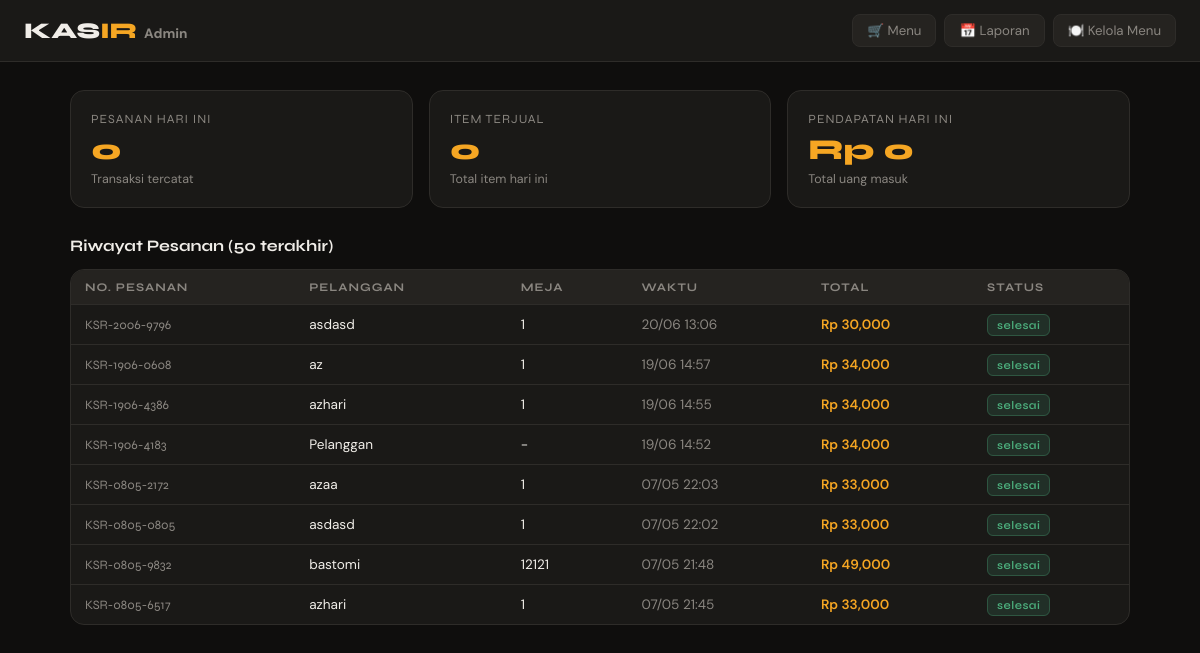
/admin, run on an earlier commit of the app's database.
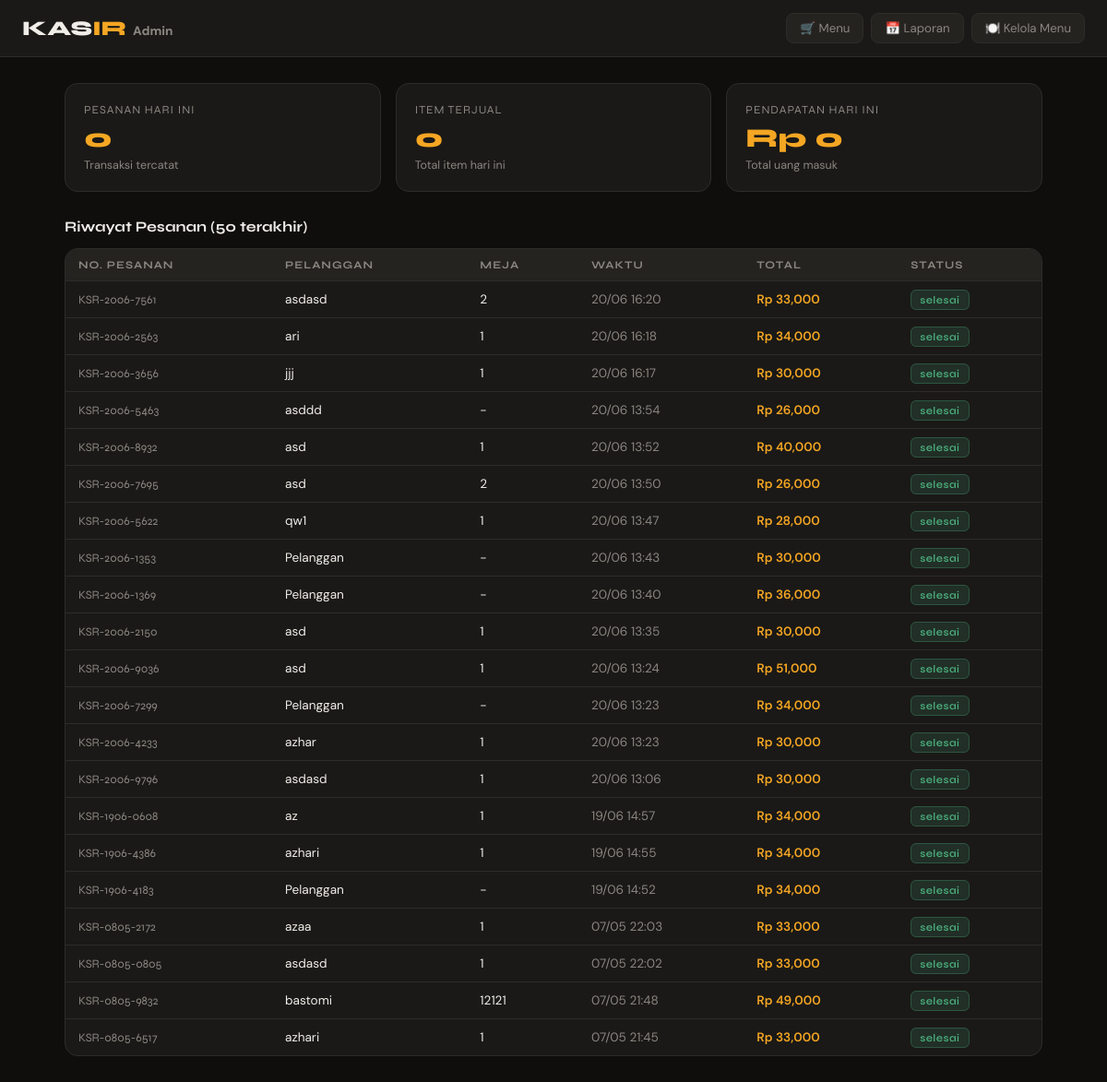
And on a later commit of the database.
### app.py (models this page shows)
class Pesanan(db.Model):
    __tablename__ = 'pesanan'
    id = db.Column(db.Integer, primary_key=True)
    nomor_pesanan = db.Column(db.String(20), unique=True, nullable=False)
    nama_pelanggan = db.Column(db.String(100), nullable=False)
    nomor_meja = db.Column(db.String(10))
    catatan = db.Column(db.String(300))
    total = db.Column(db.Float, default=0)
    status = db.Column(db.String(20), default='selesai')  # langsung selesai setelah print
    tanggal = db.Column(db.DateTime, default=datetime.utcnow)
    items = db.relationship('ItemPesanan', backref='pesanan', lazy=True)

### app.py (the view)
@app.route('/admin')
def admin():
    pesanan_list = Pesanan.query.order_by(Pesanan.tanggal.desc()).limit(50).all()
    transaksi_hari_ini = TransaksiHarian.query.filter_by(tanggal=date.today()).first()
    return render_template('admin.html', pesanan_list=pesanan_list,
                           transaksi=transaksi_hari_ini)

### templates/admin.html (shortened to what this page needs)
<!DOCTYPE html>
<html lang="id">
<head>
</head>
<body>
<header>
  <div class="logo">KAS<span>IR</span> <span style="color:var(--muted);font-size:.85rem;font-family:'DM Sans',sans-serif;">Admin</span></div>
  <nav>
    <a href="/">🛒 Menu</a>
    <a href="/laporan">📅 Laporan</a>
    <a href="/admin/menu">🍽️ Kelola Menu</a>
  </nav>
</header>
<div class="container">
  <div class="stats">
    <div class="stat-card">
      <div class="stat-label">Pesanan Hari Ini</div>
      <div class="stat-nilai">{{ transaksi.total_pesanan if transaksi else 0 }}</div>
      <div class="stat-sub">Transaksi tercatat</div>
    </div>
    <div class="stat-card">
      <div class="stat-label">Item Terjual</div>
      <div class="stat-nilai">{{ transaksi.total_item if transaksi else 0 }}</div>
      <div class="stat-sub">Total item hari ini</div>
    </div>
    <div class="stat-card">
      <div class="stat-label">Pendapatan Hari Ini</div>
      <div class="stat-nilai">Rp {{ "{:,.0f}".format(transaksi.pendapatan if transaksi else 0) }}</div>
      <div class="stat-sub">Total uang masuk</div>
    </div>
  </div>
  <div class="section-title">Riwayat Pesanan (50 terakhir)</div>
  <div class="table-wrap">
    {% if pesanan_list %}
    <table>
      <thead>
        <tr>
          <th>No. Pesanan</th>
          <th>Pelanggan</th>
          <th>Meja</th>
          <th>Waktu</th>
          <th>Total</th>
          <th>Status</th>
        </tr>
      </thead>
      <tbody>
        {% for p in pesanan_list %}
        <tr>
          <td><span class="nomor-pesanan">{{ p.nomor_pesanan }}</span></td>
          <td>{{ p.nama_pelanggan }}</td>
          <td>{{ p.nomor_meja }}</td>
          <td style="color:var(--muted);">{{ p.tanggal.strftime('%d/%m %H:%M') }}</td>
          <td class="total-col">Rp {{ "{:,.0f}".format(p.total) }}</td>
          <td><span class="badge badge-{{ p.status }}">{{ p.status }}</span></td>
        </tr>
        {% endfor %}
      </tbody>
    </table>
    {% else %}
    <div class="empty-state">Belum ada pesanan hari ini</div>
    {% endif %}
  </div>
</div>
</body>
</html>

### templates/admin.html (style rules this page uses)
:root { --bg:#0f0e0d; --surface:#1a1917; --surface2:#252320; --accent:#f5a623; --accent2:#e8521a; --text:#f0ede8; --muted:#8a8680; --border:#2e2c29; --success:#4caf7d; --danger:#e85555; }
* { margin:0; padding:0; box-sizing:border-box; }
body { background:var(--bg); color:var(--text); font-family:'DM Sans',sans-serif; min-height:100vh; }
header { background:var(--surface); border-bottom:1px solid var(--border); padding:14px 24px; display:flex; align-items:center; justify-content:space-between; position:sticky; top:0; z-index:100; }
.logo { font-family:'Syne',sans-serif; font-weight:800; font-size:1.4rem; }
.logo span { color:var(--accent); }
nav { display:flex; gap:8px; }
nav a { color:var(--muted); text-decoration:none; font-size:0.83rem; padding:7px 14px; border-radius:8px; border:1px solid var(--border); background:var(--surface2); transition:all .2s; }
.container { max-width:1100px; margin:0 auto; padding:28px 20px; }
.stats { display:grid; grid-template-columns:repeat(3,1fr); gap:16px; margin-bottom:28px; }
.stat-card { background:var(--surface); border:1px solid var(--border); border-radius:14px; padding:20px; }
.stat-label { font-size:0.78rem; color:var(--muted); margin-bottom:6px; font-family:'Syne',sans-serif; letter-spacing:1px; text-transform:uppercase; }
.stat-nilai { font-family:'Syne',sans-serif; font-weight:800; font-size:1.8rem; color:var(--accent); }
.stat-sub { font-size:0.78rem; color:var(--muted); margin-top:4px; }
.section-title { font-family:'Syne',sans-serif; font-weight:700; font-size:1rem; margin-bottom:14px; }
.table-wrap { background:var(--surface); border:1px solid var(--border); border-radius:14px; overflow:hidden; }
table { width:100%; border-collapse:collapse; }
th { background:var(--surface2); color:var(--muted); font-size:0.73rem; font-family:'Syne',sans-serif; letter-spacing:1px; text-transform:uppercase; padding:10px 14px; text-align:left; }
td { padding:11px 14px; font-size:0.85rem; border-top:1px solid var(--border); }
.badge { padding:3px 9px; border-radius:6px; font-size:0.72rem; font-family:'Syne',sans-serif; font-weight:600; letter-spacing:0.5px; }
.badge-selesai { background:rgba(76,175,125,.15); color:var(--success); border:1px solid rgba(76,175,125,.3); }
.nomor-pesanan { font-family:'Syne',sans-serif; font-size:0.8rem; color:var(--muted); }
.total-col { color:var(--accent); font-weight:600; }

What changed in the data, as far as the page shows it:
added Pesanan: nomor_pesanan "KSR-2006-7561", nama_pelanggan "asdasd", nomor_meja "2", tanggal "20/06 16:20", total "33,000", status "selesai"
added Pesanan: nomor_pesanan "KSR-2006-2563", nama_pelanggan "ari", nomor_meja "1", tanggal "20/06 16:18", total "34,000", status "selesai"
added Pesanan: nomor_pesanan "KSR-2006-3656", nama_pelanggan "jjj", nomor_meja "1", tanggal "20/06 16:17", total "30,000", status "selesai"
added Pesanan: nomor_pesanan "KSR-2006-5463", nama_pelanggan "asddd", nomor_meja "-", tanggal "20/06 13:54", total "26,000", status "selesai"
added Pesanan: nomor_pesanan "KSR-2006-8932", nama_pelanggan "asd", nomor_meja "1", tanggal "20/06 13:52", total "40,000", status "selesai"
added Pesanan: nomor_pesanan "KSR-2006-7695", nama_pelanggan "asd", nomor_meja "2", tanggal "20/06 13:50", total "26,000", status "selesai"
added Pesanan: nomor_pesanan "KSR-2006-5622", nama_pelanggan "qw1", nomor_meja "1", tanggal "20/06 13:47", total "28,000", status "selesai"
added Pesanan: nomor_pesanan "KSR-2006-1353", nama_pelanggan "Pelanggan", nomor_meja "-", tanggal "20/06 13:43", total "30,000", status "selesai"
added Pesanan: nomor_pesanan "KSR-2006-1369", nama_pelanggan "Pelanggan", nomor_meja "-", tanggal "20/06 13:40", total "36,000", status "selesai"
added Pesanan: nomor_pesanan "KSR-2006-2150", nama_pelanggan "asd", nomor_meja "1", tanggal "20/06 13:35", total "30,000", status "selesai"
added Pesanan: nomor_pesanan "KSR-2006-9036", nama_pelanggan "asd", nomor_meja "1", tanggal "20/06 13:24", total "51,000", status "selesai"
added Pesanan: nomor_pesanan "KSR-2006-7299", nama_pelanggan "Pelanggan", nomor_meja "-", tanggal "20/06 13:23", total "34,000", status "selesai"
added Pesanan: nomor_pesanan "KSR-2006-4233", nama_pelanggan "azhar", nomor_meja "1", tanggal "20/06 13:23", total "30,000", status "selesai"
